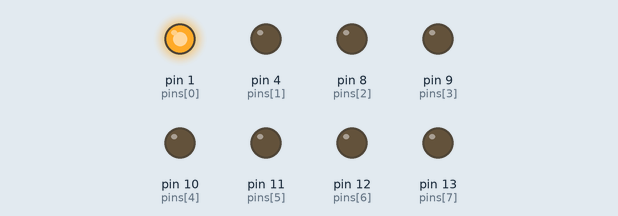
A sketch run on a simulated Arduino Uno, built with avr-gcc and run on an emulated ATmega328P. On the bench: output pins drawn as LEDs (lit = HIGH).

Above: at 0.05 s.
At 0.65 s:
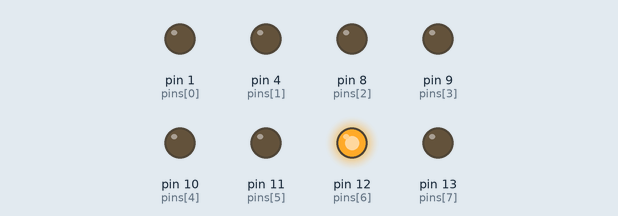
At 1.25 s:
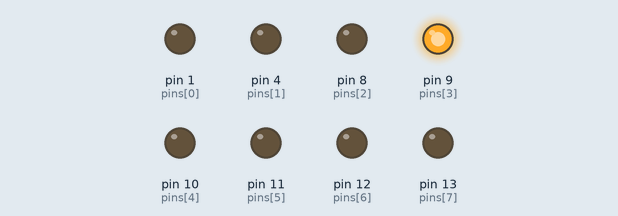
At 1.75 s:
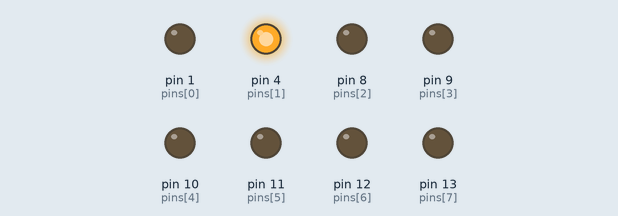
At 2.4 s:
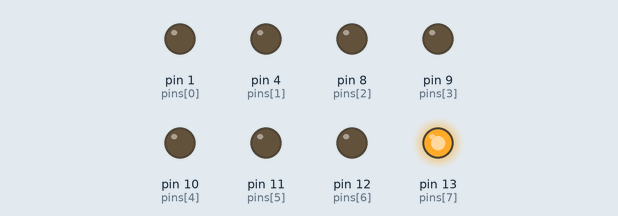
At 3.45 s:
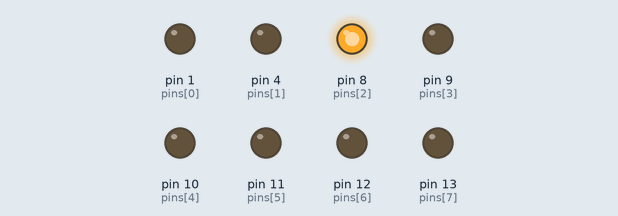
Timing chart, 0 to 3.8 s (numbered marks = the images above):
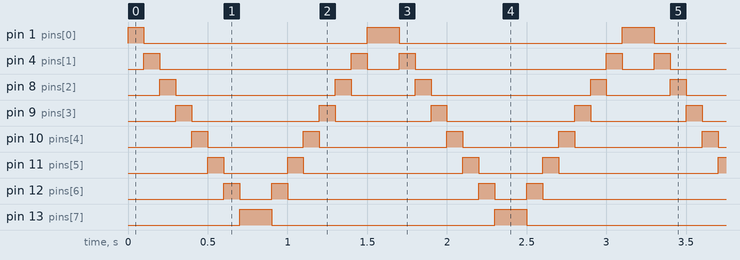

The sketch:

Opdracht_2.ino
```cpp
void setup() {
  // De pinnen worden als OUTPUT ingesteld
  // Op de plaatsen, 13,12,11,10,9,8,4,1
  pinMode(13, OUTPUT);
  pinMode(12, OUTPUT);
  pinMode(11, OUTPUT);
  pinMode(10, OUTPUT);
  pinMode(9, OUTPUT);
  pinMode(8, OUTPUT);
  pinMode(4, OUTPUT);
  pinMode(1, OUTPUT);
}
 void loop(){

   // Een array zodat we de pinnen kunnen aansturen
  int pins[]={1,4,8,9,10,11,12,13};

  // Het aantal pinnen in de array worden bepaald
  int numPins = sizeof(pins) / sizeof(pins[0]);

  // Er wordt geloopt door de pinnen, van de eerste pin tot de laatste pin
  for (int i=0; i <numPins; i++){
  digitalWrite(pins[i], HIGH);    // Zet de huidige pin aan
    delay(100);                   // Een delay van 100ms
    digitalWrite(pins[i], LOW);   // Zet de huidige pin uit
  }

  // Er wordt geloopt door de pinnen, van de laatste pin tot de eerste pin
  for (int i=numPins - 1; i>= 0; i--){
    digitalWrite(pins[i], HIGH);    // Zet de huidige pin aan
    delay(100);                     // Een delay van 100ms
    digitalWrite(pins[i], LOW);     // Zet de huidige pin uit
  }
 }
```

Measured:
- by itself, pin 1 (pins[0]): repeats every 1.6 s: LOW 1.4 s, HIGH 0.20 s
- by itself, pin 4 (pins[1]): repeats every 1.6 s: LOW 1.2 s, HIGH 0.10 s, LOW 0.20 s, HIGH 0.10 s
- by itself, pin 8 (pins[2]): repeats every 1.6 s: LOW 1.0 s, HIGH 0.10 s, LOW 0.40 s, HIGH 0.10 s
- by itself, pin 9 (pins[3]): repeats every 1.6 s: LOW 0.80 s, HIGH 0.10 s, LOW 0.60 s, HIGH 0.10 s
- by itself, pin 10 (pins[4]): repeats every 1.6 s: LOW 0.60 s, HIGH 0.10 s, LOW 0.80 s, HIGH 0.10 s
- by itself, pin 11 (pins[5]): repeats every 1.6 s: LOW 0.40 s, HIGH 0.10 s, LOW 1.0 s, HIGH 0.10 s
- by itself, pin 12 (pins[6]): repeats every 1.6 s: LOW 0.20 s, HIGH 0.10 s, LOW 1.2 s, HIGH 0.10 s
- by itself, pin 13 (pins[7]): alternates HIGH for 0.20 s and LOW for 1.4 s
